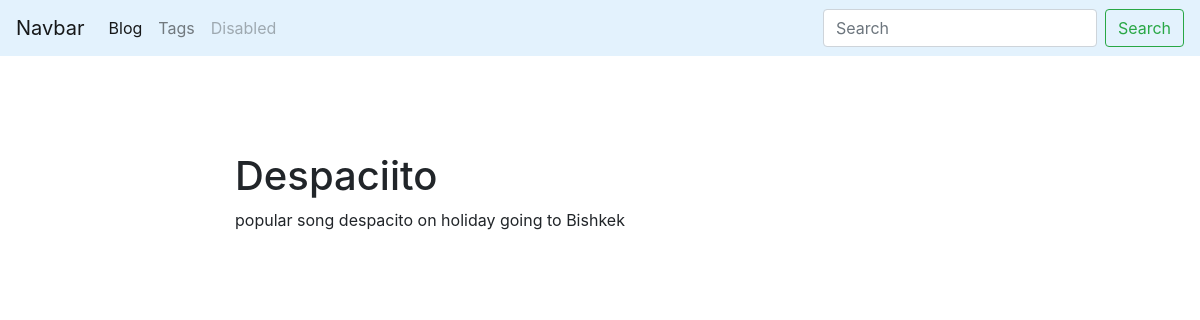
/blog/post/despaciito-1548615227/, run on the app's committed database.
### blog/models.py (models this page shows, shortened)
class Post(models.Model):
    title = models.CharField(max_length=255,db_index=True)
    slug = models.SlugField(max_length=100,unique=True,blank=True)
    body = models.TextField(blank=True,db_index=True)
    date_pub = models.DateTimeField(auto_now_add=True)
    tags = models.ManyToManyField('Tag',blank=True,related_name='posts')
    class Meta:
        ordering = ['-date_pub']

### blog/views.py (the view)
# urls.py: path('post/<str:slug>/',PostDetail.as_view(),name='post_detail_url'),
class PostDetail(ObjectDetailMixin,View):
    model = Post
    template = 'blog/post_detail.html'

### blog/utils.py (called while the page is built)
    def get(self,request,slug):
        obj = get_object_or_404(self.model,slug__iexact=slug)
        return render(request,self.template,context={self.model.__name__.lower():obj,'admin_object':obj,'detail':True})

### blog/templates/blog/post_detail.html (shortened to what this page needs)
{% extends 'blog/base_blog.html' %}
{% block content %}
    <h1 class='mt-5'>
      {{post.title}}
    </h1>
    <p>
      {{post.body}}
    </p>
{% endblock %}

### data on the page
Post: title "Despaciito", body "popular song despacito on holiday going to Bishkek"
